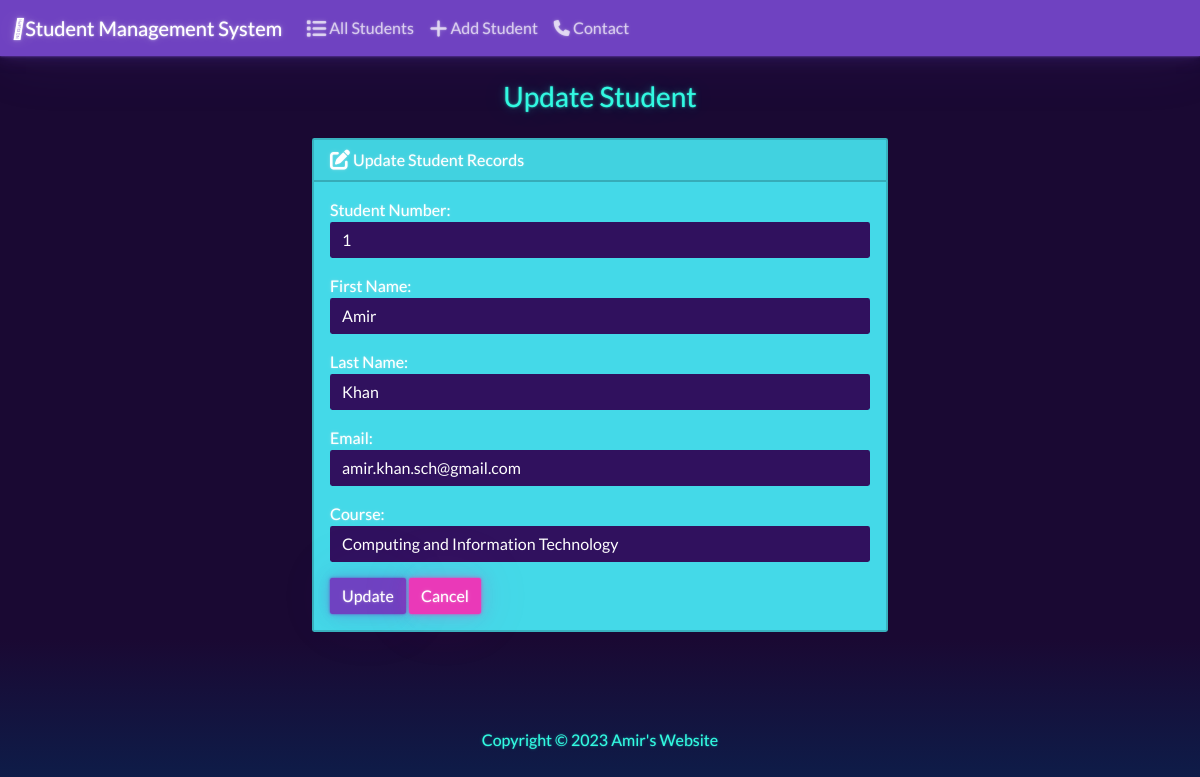
Page /edit/1/ on the committed database.
### students/models.py (models this page shows, shortened)
class Student(models.Model):
    student_num = models.PositiveIntegerField()
    first_name = models.CharField(max_length=55)
    last_name = models.CharField(max_length=55)
    email = models.EmailField(max_length=100)
    course = models.CharField(max_length=50)

### students/views.py (the view)
# urls.py: path('edit/<int:id>/', views.edit, name='edit'),
def edit(request, id):
     if request.method == 'POST':
          student = Student.objects.get(pk=id)
          form = StudentForm(request.POST, instance=student)
          if form.is_valid():
               form.save()
               return render(request, 'students/edit.html', {
                    'form': form,
                    'success': True
               })
     else:
          student = Student.objects.get(pk=id)
          form = StudentForm(instance=student)
          return render(request, 'students/edit.html', {
               'form': form
          })

### students/forms.py
class StudentForm(forms.ModelForm):
    class Meta:
        model = Student
        fields = ['student_num', 'first_name', 'last_name', 'email', 'course']
        labels = {
            'student_num': 'Student Number',
            'first_name': 'First Name',
            'last_name': 'Last Name',
            'email': 'Email',
            'course': 'Course'
        }
        widgets = {
            'student_num': forms.NumberInput(attrs={'class': 'form-control'}),
            'first_name': forms.TextInput(attrs={'class': 'form-control'}),
            'last_name': forms.TextInput(attrs={'class': 'form-control'}),
            'email': forms.EmailInput(attrs={'class': 'form-control'}),
            'course': forms.TextInput(attrs={'class': 'form-control'}),
        }

### students/templates/students/edit.html (shortened to what this page needs)
{% extends "students/base.html" %}
{% block body %}
  <h3 class="text-center m-4">Update Student</h3>
  {% if success %}
    <div class="alert alert-success" role="alert">
      The student updated successfully.
      <a href="{% url 'index' %}" class="alert-link">Go to Home Page.</a>
    </div>
  {% else %}
    <div class="row justify-content-center">
      <div class="col-6">
        <div class="card bg-light mb-4">
          <div class="card-header">
            <i class="fa-solid fa-pen-to-square fa-lg"></i> Update Student Records
          </div>
          <div class="card-body">
            <form action="" method="POST">
              {{ form.as_p }}
              <button type="submit" class="btn btn-primary">Update</button>
              <a href="{% url 'index' %}" class="btn btn-secondary">Cancel</a>
            </form>
          </div>
        </div>
      </div>
    </div>
  {% endif %}
{% endblock %}

### rows in the picture
Student: student_num "1", first_name "Amir", last_name "Khan", email "amir.khan.sch@gmail.com", course "Computing and Information Technology"
